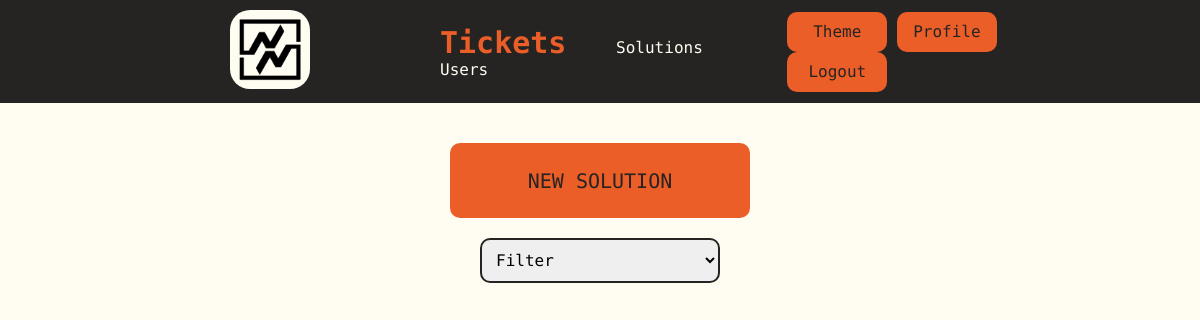
Before: /solutions (signed in) with the older database file.
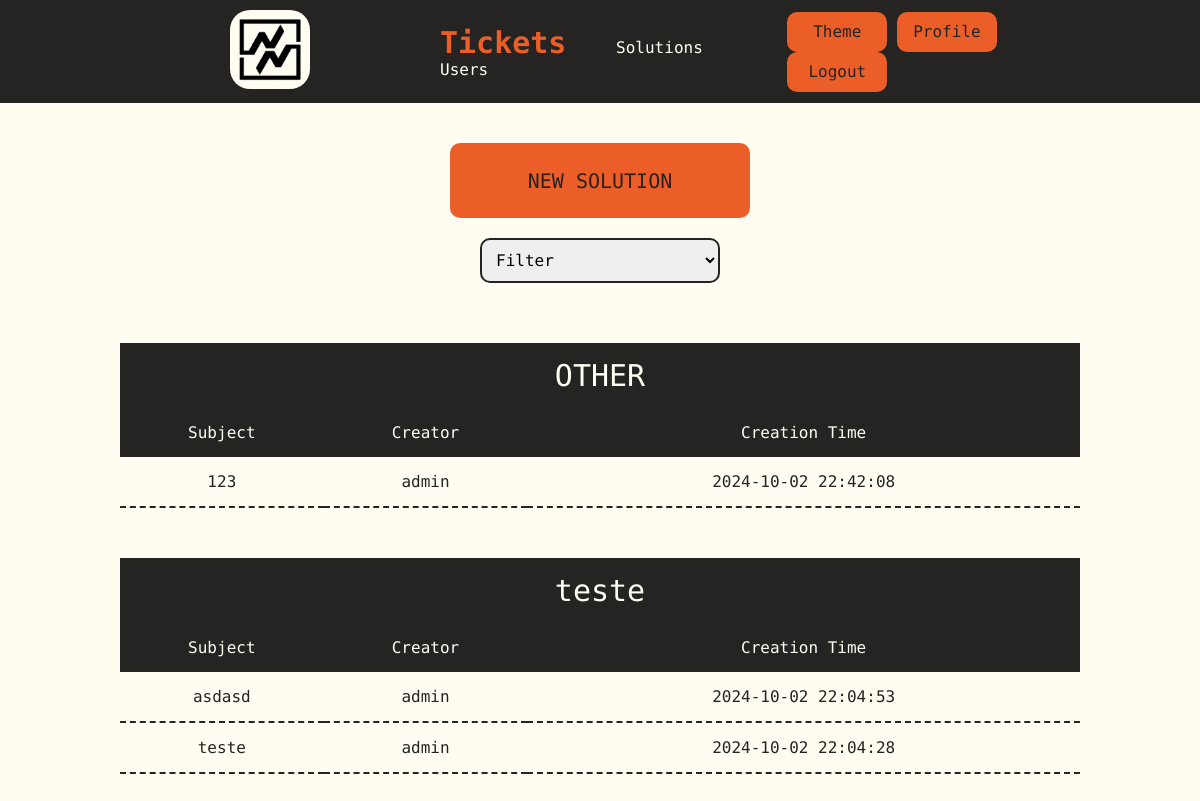
After: the same page with the newer database file.
### tables this page shows
CREATE TABLE solutions (
id INTEGER PRIMARY KEY AUTOINCREMENT NOT NULL,
category TEXT NOT NULL,
subject TEXT NOT NULL,
creator INTEGER,
description TEXT,
time TIMESTAMP DEFAULT CURRENT_TIMESTAMP,
FOREIGN KEY(creator) REFERENCES users(id)
);

CREATE TABLE users (id INTEGER PRIMARY KEY AUTOINCREMENT NOT NULL, name TEXT NOT NULL, hash TEXT NOT NULL, permission INTEGER DEFAULT 4 NOT NULL, active BLOB DEFAULT 0 NOT NULL, email TEXT NOT NULL);

### app.py (the view, shortened to what this page needs)
@app.route("/solutions", methods=["GET", "POST"])
def solutions():
    listcategories = db.execute("SELECT DISTINCT category FROM solutions ORDER BY category")
    solutions = db.execute("SELECT solutions.id, solutions.subject, solutions.category, solutions.time, users.name AS creator_name FROM solutions LEFT JOIN users ON solutions.creator = users.id ORDER BY subject;")
    categories = listcategories
    return render_template("solutions.html", solutions = solutions, categories = categories, list = listcategories)

### templates/solutions.html (shortened to what this page needs)
{% extends "layout.html" %}
{% block body %}
    {% if session.get("permission") < 4 %}
    <form action="/newsolution">
    <button type="submit" class="enter">NEW SOLUTION</button>
    </form>
    <form action="/solutions" method="post">
    <select id="status" name="category" onchange="clickButton()">
        <option hidden disabled value="" selected>Filter</option>
    </select>
    </form>
    {% endif %}
    {% for categorie in categories %}
    <table >
        <thead>
            <tr>
                <th colspan="3" style="font-size: 30px;">{{ categorie["category"] }}</th>
            </tr>
            <tr>
                <th>Subject</th>
                <th>Creator</th>
                <th>Creation Time</th>
            </tr>
        </thead>
        <tbody>
            {% for solution in solutions %}
            {% if solution["category"] == categorie["category"] %}
            <tr onclick="clickButtonID('{{ solution["id"] }}')">
                <td>{{ solution["subject"] }}</td>
                <td>{{ solution["creator_name"] }}</td>
                <td>{{ solution["time"] }}</td>
            </tr>
            {% endif %}
            {% endfor %}
        </tbody>
    </table>
    {% endfor %}
{% endblock %}

Changed rows visible on the page:
added solutions: subject "123", creator_name "admin", time "2024-10-02 22:42:08", shown under "OTHER"
added solutions: subject "asdasd", creator_name "admin", time "2024-10-02 22:04:53", shown under "teste"
added solutions: subject "teste", creator_name "admin", time "2024-10-02 22:04:28"
Other visible differences:
new list line: "OTHER Subject Creator Creation Time"
new list line: "teste Subject Creator Creation Time"
